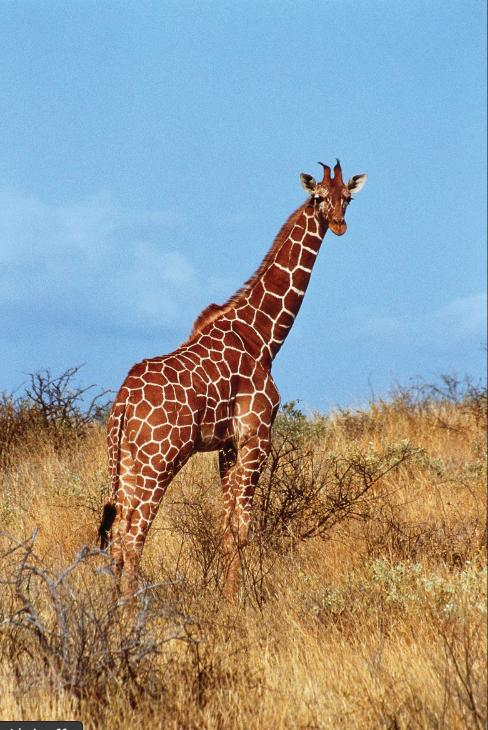
#> input picture EdgeDetectionusingsobelcannyandlaplacian/giraffe.jpg, 488 x 730 px
$ jupyter execute work.ipynb   (older library calls are emulated)
#> lines starting #> are read from the running program, lines starting #| are printed output that depends on the picture
[cell 1]
import cv2
import matplotlib.pyplot as plt

[cell 2]
image = cv2.imread("./giraffe.jpg" , cv2.IMREAD_GRAYSCALE)
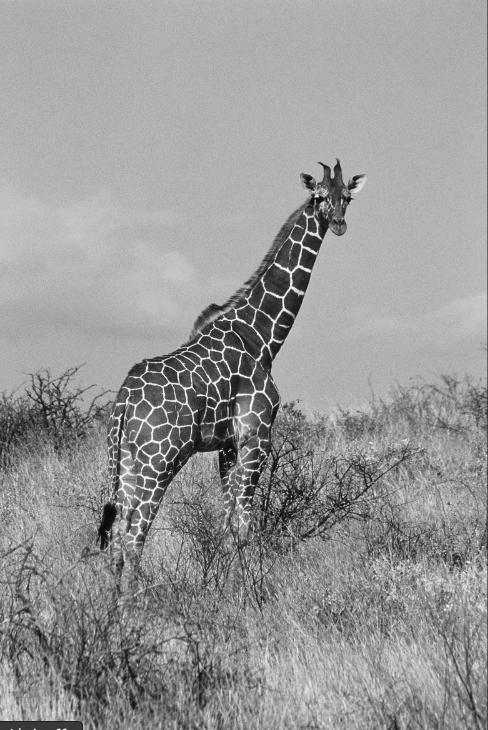
#> image: shape (730, 488); min 0, max 255, mean 151.7

#sobel edge detector

sobel_x = cv2.Sobel(image , cv2.CV_64F , 1, 0 , ksize=3)
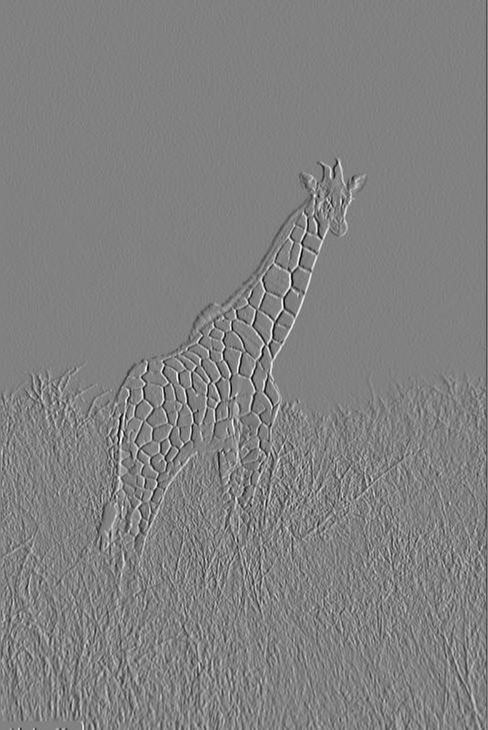
#> sobel_x: shape (730, 488) float64; min -810, max 789, mean -0.5; drawn with min black and max white
sobel_y = cv2.Sobel(image , cv2.CV_64F , 0, 1 , ksize=3)
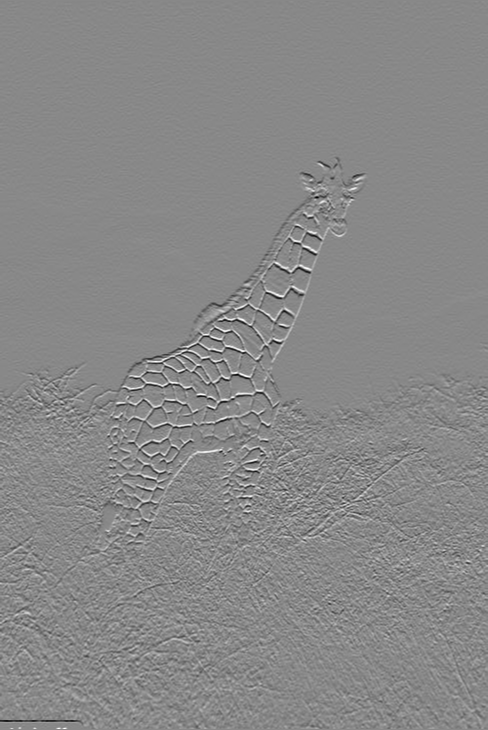
#> sobel_y: shape (730, 488) float64; min -865, max 751, mean -0.6; drawn with min black and max white

sobel_combined = cv2.magnitude(sobel_x , sobel_y)
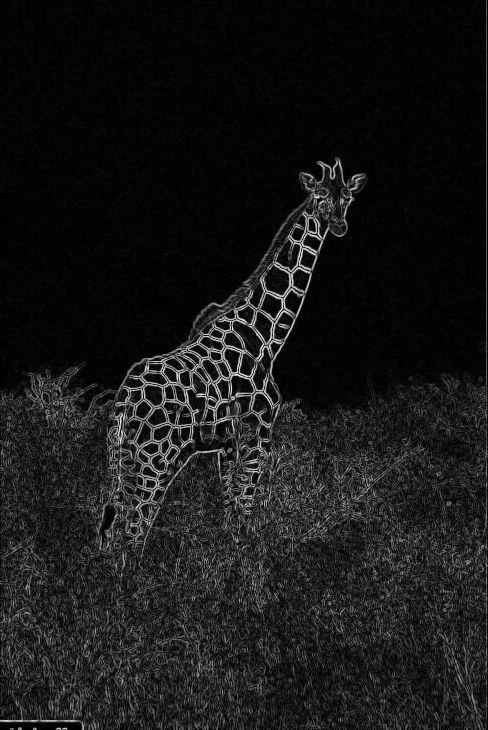
#> sobel_combined: shape (730, 488) float64; min 0, max 865.2, mean 83.1; drawn with min black and max white
plt.imshow(sobel_combined  , cmap="gray")

[cell 3]
## laplacian
ksize = 11
blured = cv2.GaussianBlur(image , (ksize, ksize) , 0, borderType=cv2.BORDER_DEFAULT)
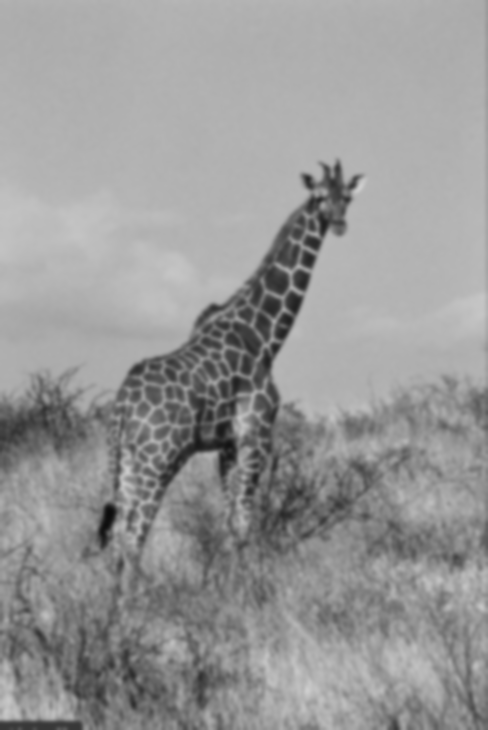
#> blured: shape (730, 488); min 11, max 206, mean 151.7
laplacian =  cv2.Laplacian(blured , cv2.CV_64F , ksize=3)
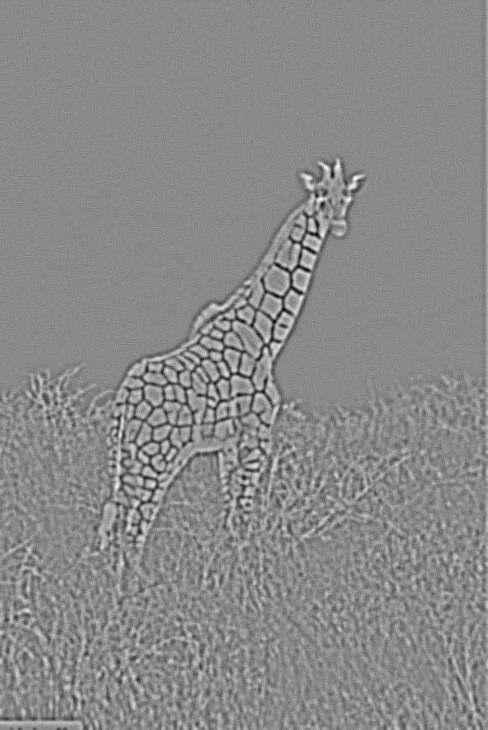
#> laplacian: shape (730, 488) float64; min -84, max 72, mean 0; drawn with min black and max white
laplacian_abs = cv2.convertScaleAbs(laplacian)
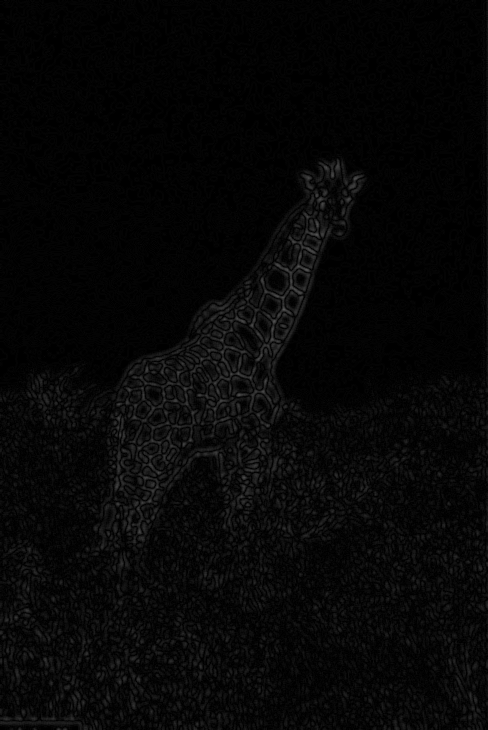
#> laplacian_abs: shape (730, 488); min 0, max 84, mean 6.6
plt.title("with blur effect")
plt.imshow(laplacian_abs , cmap='gray')

[cell 4]
laplacian =  cv2.Laplacian(image , cv2.CV_64F , ksize=3)
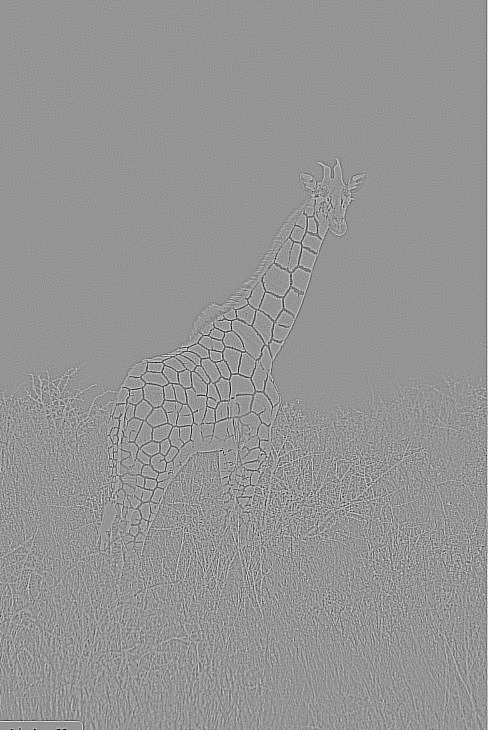
#> laplacian: shape (730, 488) float64; min -1400, max 1000, mean 0.6; drawn with min black and max white
laplacian_abs = cv2.convertScaleAbs(laplacian)
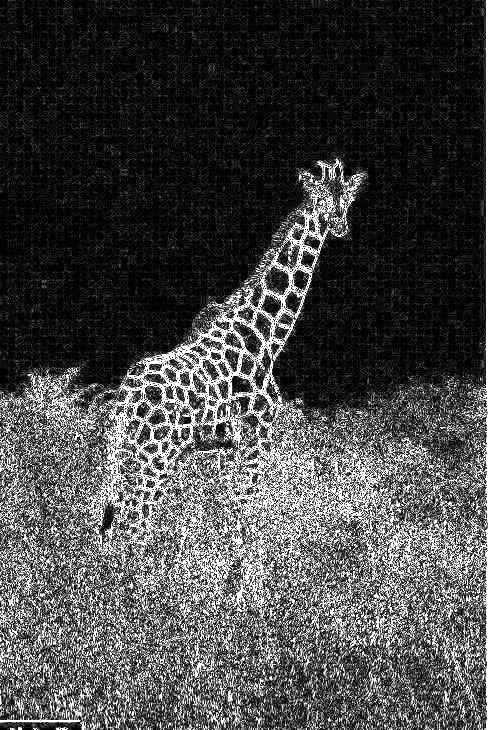
#> laplacian_abs: shape (730, 488); min 0, max 255, mean 70.4
plt.title("without blur effect ")
plt.imshow(laplacian_abs , cmap='gray')

[cell 5]
## canny

canny_edges = cv2.Canny(image , 50  , 150 )
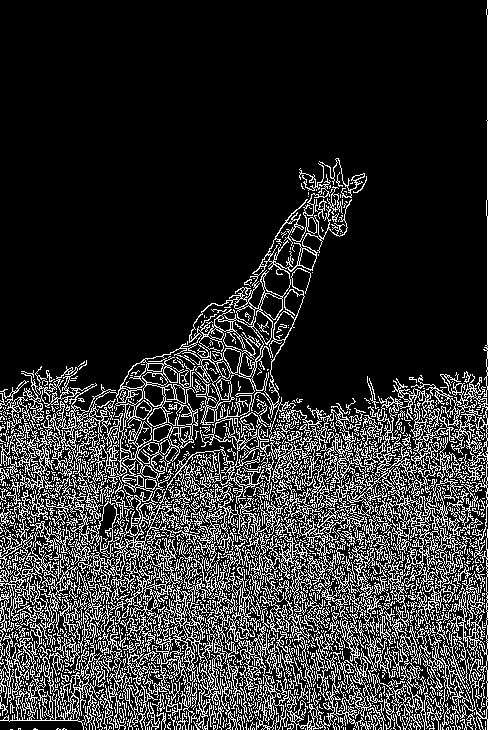
#> canny_edges: shape (730, 488); 18.7% white in thin lines or dots

plt.imshow(canny_edges , cmap='gray')
